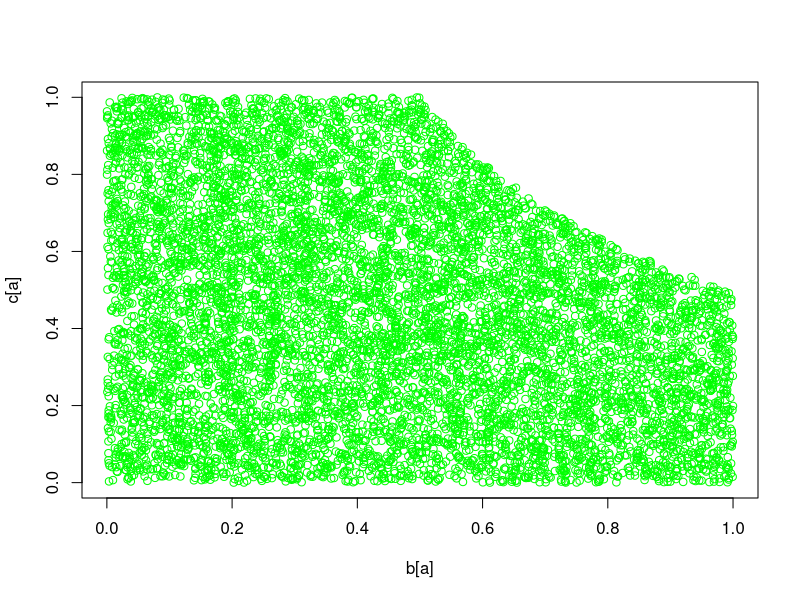

R code for this plot:
## ---- chunk 1
knitr::opts_chunk$set(echo = TRUE)
## ---- chunk 2
x <- 1/21 #1+2+3+4+5+6=21
p1 <- x
p2 <- 2*x
p3 <- 3*x
p4 <- 4*x
p5 <- 5*x
p6 <- 6*x

even <- p2 + p4 + p6
even
## ---- chunk 3
A <- 2/3
B <- 1/2
AB <- 1/4
A+B-AB
## ---- chunk 4
jB <- .3
mB <- .4
noA1B <- 0.1

P <- jB + mB

P - noA1B
## ---- chunk 5
p1 <- 1/4
p2 <- 1/4

p1*p2
## ---- chunk 6
rf <- .58
lf <- .11
rr <- .18
lf <- .13

## ---- chunk 7

## ---- chunk 8
a <- 1/exp(3)
b <- 1/exp(4)
b
## ---- chunk 9
b <- runif(10000)
c <- runif(10000)

bc <- b*c
a <- which(bc < 0.5)

na <- length(a)

plot(b[a], c[a], col= "green")

na/10000

## ---- chunk 10
library(pracma)

options(digits = 4)

fun <- function(x, y) 1

integral2(fun,
          xmin= 0.5,
          xmax= 1,
          ymin= 0.5,
          ymax <- function(x)(1/(2*x))
          )
#only integrated the part of the graph that wasn't solid
#if you add 0.75 to this result you will get the same as in the method above
0.09657 + 0.75
